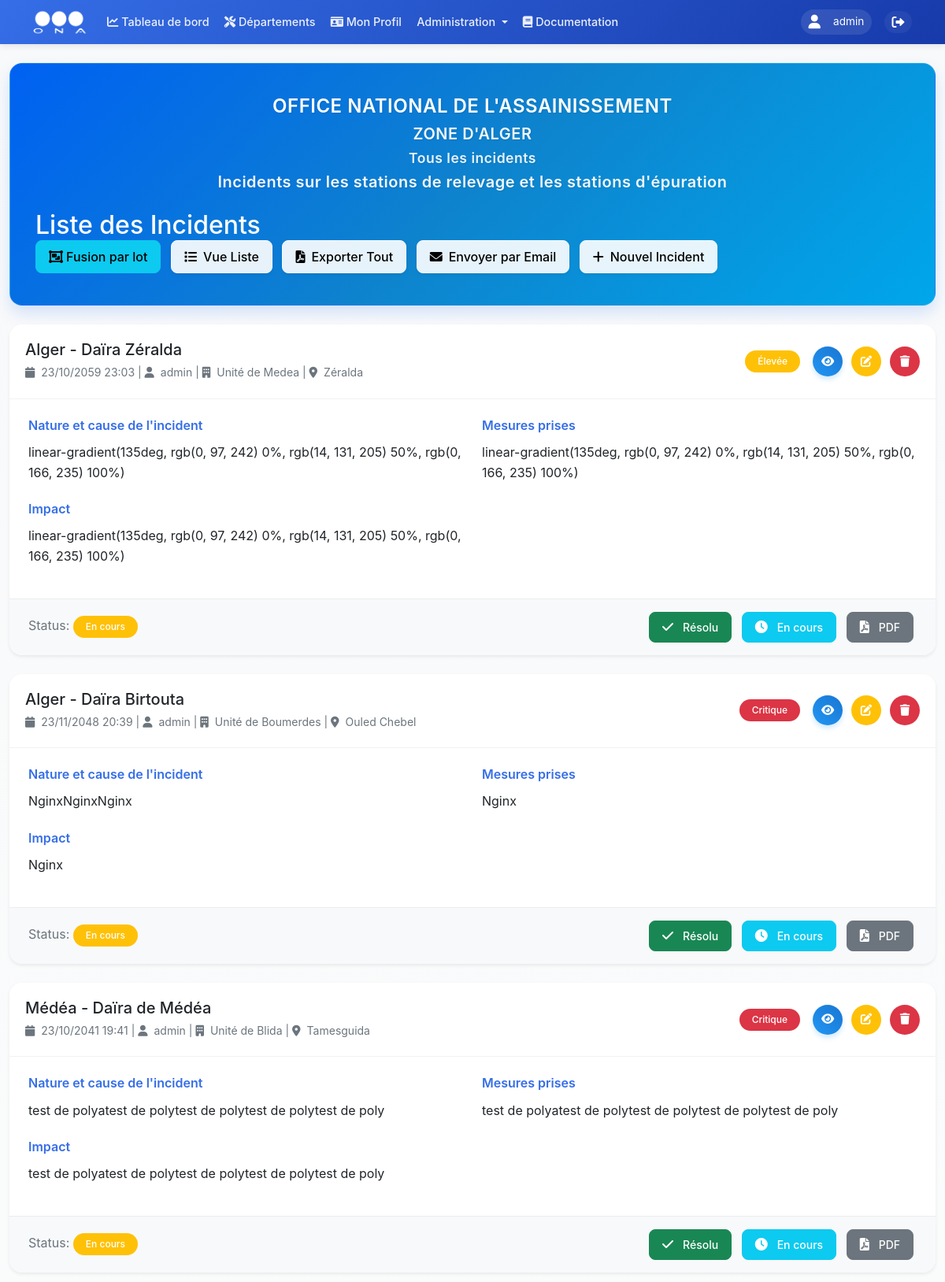
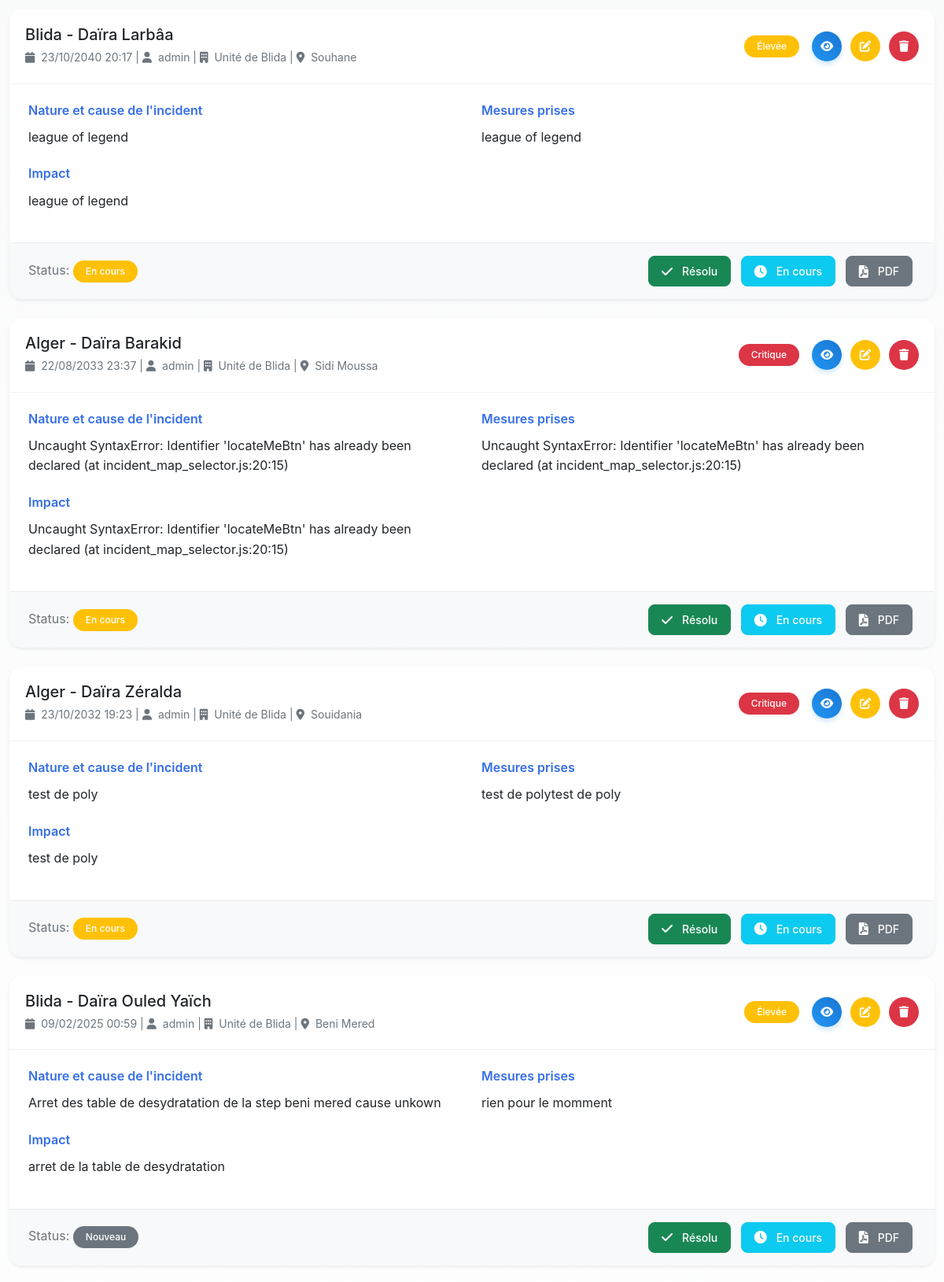
/incidents (signed in, upper part), run on the app's committed database (2 pictures, top to bottom).
### models.py (models this page shows, shortened)
class User(UserMixin, db.Model):
    __tablename__ = 'users'
    id = db.Column(db.Integer, primary_key=True)
    username = db.Column(db.String(80), unique=True, nullable=False)
    nickname = db.Column(db.String(80))
    email = db.Column(db.String(120), unique=True, nullable=True)
    password_hash = db.Column(db.String(128))
    role = db.Column(db.String(20), nullable=False, default=UserRole.UTILISATEUR)
    is_active = db.Column(db.Boolean, default=True)
    last_login = db.Column(db.DateTime)
    unit_id = db.Column(db.Integer, db.ForeignKey('units.id', ondelete='SET NULL'), nullable=True)
    zone_id = db.Column(db.Integer, db.ForeignKey('zones.id', ondelete='SET NULL'), nullable=True)
    created_at = db.Column(db.DateTime, default=datetime.utcnow)
    updated_at = db.Column(db.DateTime, default=datetime.utcnow, onupdate=datetime.utcnow)
    profile = db.relationship('UserProfile', backref='user', uselist=False, lazy=True, cascade='all, delete-orphan')
    incidents = db.relationship('Incident', backref='author', lazy=True)

class Incident(db.Model):
    __tablename__ = 'incidents'
    id = db.Column(db.Integer, primary_key=True)
    title = db.Column(db.String(200), nullable=False)
    wilaya = db.Column(db.String(50), nullable=False)
    commune = db.Column(db.String(100), nullable=False)
    localite = db.Column(db.String(200), nullable=False)
    structure_type = db.Column(db.String(50), nullable=False, default='Conduits')
    nature_cause = db.Column(db.Text, nullable=False)
    date_incident = db.Column(db.DateTime, nullable=False)
    mesures_prises = db.Column(db.Text)
    impact = db.Column(db.Text, nullable=False)
    gravite = db.Column(db.String(50), nullable=False)
    status = db.Column(db.String(20), nullable=False, default='Nouveau')
    date_resolution = db.Column(db.DateTime)
    resolution_notes = db.Column(db.Text)
    user_id = db.Column(db.Integer, db.ForeignKey('users.id'), nullable=False)
    unit_id = db.Column(db.Integer, db.ForeignKey('units.id'), nullable=False)
    center_id = db.Column(db.Integer, db.ForeignKey('centers.id'))
    drawn_shapes = db.Column(JSON, nullable=True)
    latitude = db.Column(db.Float, nullable=True)
    longitude = db.Column(db.Float, nullable=True)
    created_at = db.Column(db.DateTime, default=datetime.utcnow)
    updated_at = db.Column(db.DateTime, default=datetime.utcnow, onupdate=datetime.utcnow)

class Unit(db.Model):
    __tablename__ = 'units'
    id = db.Column(db.Integer, primary_key=True)
    name = db.Column(db.String(100), nullable=False)
    code = db.Column(db.String(10), unique=True, nullable=False)
    email = db.Column(db.String(120), unique=True, nullable=True)
    phone = db.Column(db.String(20), nullable=True)
    description = db.Column(db.Text)
    address = db.Column(db.String(200))
    zone_id = db.Column(db.Integer, db.ForeignKey('zones.id', ondelete='CASCADE'), nullable=False)
    director_id = db.Column(db.Integer, db.ForeignKey('users.id'), nullable=True)
    centers = db.relationship('Center', backref='unit', lazy=True, cascade='all, delete-orphan')
    users = db.relationship('User', backref='assigned_unit', lazy=True, foreign_keys='User.unit_id')
    director = db.relationship('User', foreign_keys=[director_id], backref='directed_unit', lazy=True)
    incidents = db.relationship('Incident', backref='unit', lazy=True)
    created_at = db.Column(db.DateTime, default=datetime.utcnow)
    updated_at = db.Column(db.DateTime, default=datetime.utcnow, onupdate=datetime.utcnow)

### routes/incidents.py (the view, shortened to what this page needs)
@incidents.route('/incidents')
@login_required
def incident_list():
    def get_incidents_for_user():
        if current_user.role == UserRole.ADMIN:
            return Incident.query.order_by(Incident.date_incident.desc()).all()
    page = request.args.get('page', 1, type=int)
    per_page = 10  # Number of incidents per page
    incidents = get_incidents_for_user()
    total_incidents = len(incidents)
    total_pages = (total_incidents + per_page - 1) // per_page
    start_idx = (page - 1) * per_page
    end_idx = start_idx + per_page
    paginated_incidents = incidents[start_idx:end_idx]
    return render_template('incidents/incident_list.html',
                           incidents=paginated_incidents,
                           page=page,
                           total_pages=total_pages,
                           total_incidents=total_incidents)

### templates/incidents/incident_list.html (shortened to what this page needs)
{% extends "base/base.html" %}
{% block extra_css %}
<link href="{{ url_for('static', filename='css/base.css') }}" rel="stylesheet">
<link href="{{ url_for('static', filename='css/dashboard.css') }}" rel="stylesheet">
{% endblock %}
{% block content %}
<div class="container-fluid py-4">
    <div class="dashboard-header mb-4 fade-in">
        <div class="text-center mb-4">
            <h4 class="mb-2">OFFICE NATIONAL DE L'ASSAINISSEMENT</h4>
            <h5 class="mb-2">ZONE D'ALGER</h5>
            {% if current_user.role != 'Admin' %}
                <h6 class="mb-2">{{ current_user.assigned_unit.name if current_user.assigned_unit else 'Aucune unité assignée' }}</h6>
            {% else %}
                <h6 class="mb-2">Tous les incidents</h6>
            {% endif %}
            <h5>Incidents sur les stations de relevage et les stations d'épuration</h5>
        </div>
        <div class="d-flex justify-content-between align-items-center flex-wrap">
            <h2 class="mb-0">Liste des Incidents</h2>
            <div class="action-buttons">
                {% if current_user.role == 'Admin' %}
                <a href="{{ url_for('incidents.batch_merge') }}" class="btn btn-info me-2">
                    <i class="fas fa-object-group me-1"></i>Fusion par lot
                </a>
                {% endif %}
                <button id="toggleView" class="btn btn-light me-2">
                </button>
                <a href="{{ url_for('incidents.export_all_incidents_pdf') }}" class="btn btn-light me-2">
                    <i class="fas fa-file-pdf me-2"></i>Exporter Tout
                </a>
                <button class="btn btn-light me-2" id="emailButton">
                    <i class="fas fa-envelope me-2"></i>Envoyer par Email
                </button>
                <a href="{{ url_for('incidents.new_incident') }}" class="btn btn-light desktop-new-incident">
                    <i class="fas fa-plus me-2"></i>Nouvel Incident
                </a>
            </div>
        </div>
    </div>
    {% if incidents %}
    <div id="cardView">
        {% for incident in incidents %}
        <div class="incident-card card mb-4 shadow-sm fade-in">
            <div class="card-header d-flex justify-content-between align-items-center">
                <div>
                    <h5 class="mb-1">{{ incident.wilaya }} - {{ incident.commune }}</h5>
                    <small class="text-muted">
                        <i class="fas fa-calendar me-2"></i>{{ incident.date_incident.strftime('%d/%m/%Y %H:%M') }} |
                        <i class="fas fa-user me-2"></i>{{ incident.author.username }}
                        {% if current_user.role == 'Admin' %}
                            | <i class="fas fa-building me-2"></i>{{ incident.unit.name if incident.unit else 'Aucune unité' }}
                        {% endif %}
                        | <i class="fas fa-map-marker-alt me-2"></i>{{ incident.localite }}
                    </small>
                </div>
                <div class="d-flex align-items-center">
                    <span class="severity-badge badge bg-{{ 'danger' if incident.gravite == 'Critique' else 'warning' if incident.gravite == 'Élevée' else 'info' if incident.gravite == 'Moyenne' else 'success' }} me-2">
                        {{ incident.gravite }}
                    </span>
                    <div class="btn-group ms-2">
                        <a href="{{ url_for('incidents.view_incident', incident_id=incident.id) }}" class="btn btn-primary btn-sm text-white" title="Voir les détails">
                            <i class="fas fa-eye"></i>
                        </a>
                        <a href="{{ url_for('incidents.edit_incident', incident_id=incident.id) }}" class="btn btn-warning btn-sm text-white" title="Modifier">
                            <i class="fas fa-edit"></i>
                        </a>
                        <button type="button" class="btn btn-danger btn-sm text-white" title="Supprimer" data-bs-toggle="modal" data-bs-target="#deleteIncidentModal{{ incident.id }}">
                            <i class="fas fa-trash"></i>
                        </button>
                    </div>
                </div>
            </div>
            <div class="card-body">
                <div class="row">
                    <div class="col-md-6">
                        <h6 class="section-title">Nature et cause de l'incident</h6>
                        <p class="mb-4">{{ incident.nature_cause }}</p>
                        <h6 class="section-title">Impact</h6>
                        <p>{{ incident.impact }}</p>
                    </div>
                    <div class="col-md-6">
                        <h6 class="section-title">Mesures prises</h6>
                        {% if incident.status == 'Résolu' %}
                            <div class="alert alert-success">
                                <i class="fas fa-check-circle me-2"></i>
                                {% if incident.date_resolution %}
                                    <strong>Résolu le {{ incident.date_resolution.strftime('%d/%m/%Y à %H:%M') }}</strong>
                                {% else %}
                                    <strong>Résolu</strong>
                                {% endif %}
                                <p class="mb-0 mt-2">{{ incident.mesures_prises }}</p>
                            </div>
                        {% else %}
                            <p>{{ incident.mesures_prises or 'Aucune mesure prise pour le moment' }}</p>
                        {% endif %}
                    </div>
                </div>
            </div>
            <div class="card-footer">
                <div class="d-flex justify-content-between align-items-center flex-wrap">
                    <div>
                        <span class="text-muted me-3">Status:
                            <span class="status-badge badge bg-{{ 'success' if incident.status == 'Résolu' else 'warning' if incident.status == 'En cours' else 'secondary' }}">
                                {{ incident.status }}
                            </span>
                        </span>
                    </div>
                    <div class="action-btn-group">
                        {% if incident.status != 'Résolu' %}
                            <button type="button"
                                    class="btn btn-success btn-sm text-white"
                                    title="Marquer comme résolu"
                                    data-bs-toggle="modal"
                                    data-bs-target="#closeIncidentModal{{ incident.id }}">
                                <i class="fas fa-check me-1"></i>Résolu
                            </button>
                        {% endif %}
                        <button type="button" class="btn btn-info btn-sm text-white" title="Marquer en cours">
                            <i class="fas fa-clock me-1"></i>En cours
                        </button>
                        <a href="{{ url_for('incidents.export_incident_pdf', incident_id=incident.id) }}"
                           class="btn btn-secondary btn-sm text-white"
                           title="Exporter en PDF">
                            <i class="fas fa-file-pdf me-1"></i>PDF
                        </a>
                    </div>
                </div>
            </div>
        </div>
        {% endfor %}
    </div>
    {% endif %}
</div>
{% endblock %}

### templates/base/base.html (shortened to what this page needs)
<!DOCTYPE html>
<html lang="fr" dir="ltr">
<head>
    <link href="https://cdn.jsdelivr.net/npm/bootstrap@5.1.3/dist/css/bootstrap.min.css" rel="stylesheet">
    <link href="https://cdnjs.cloudflare.com/ajax/libs/font-awesome/6.0.0/css/all.min.css" rel="stylesheet">
    <link rel="stylesheet" href="https://unpkg.com/leaflet@1.9.4/dist/leaflet.css" />
    {% block extra_css %}{% endblock %}
</head>
<body>
    <nav class="navbar navbar-expand-lg sticky-top">
        <div class="container">
            <a class="navbar-brand" href="{{ url_for('dashboard') }}">
                <img src="{{ url_for('static', filename='images/ona_logo.png') }}" alt="ONA">
            </a>
            <div class="collapse navbar-collapse" id="navbarNav">
                <ul class="navbar-nav me-auto mb-2 mb-lg-0">
                    <li class="nav-item">
                        <a class="nav-link" href="{{ url_for('dashboard') }}">
                            <i class="fas fa-chart-line"></i>
                            <span>Tableau de bord</span>
                        </a>
                    </li>
                    <li class="nav-item">
                        <a class="nav-link" href="{{ url_for('departements') }}">
                            <i class="fas fa-tools"></i>
                            <span>Départements</span>
                        </a>
                    </li>
                    {% if current_user.is_authenticated %}
                    <li class="nav-item">
                        <a class="nav-link" href="{{ url_for('profiles.view_profile') }}">
                            <i class="fas fa-id-card"></i>
                            <span>Mon Profil</span>
                        </a>
                    </li>
                    {% if current_user.role == 'Admin' %}
                    <li class="nav-item dropdown">
                        <a class="nav-link dropdown-toggle" href="#" id="adminDropdown" role="button" data-bs-toggle="dropdown">
                            Administration
                        </a>
                    </li>
                    {% endif %}
                    {% endif %}
                    <li class="nav-item">
                        <a class="nav-link {% if active_page == 'documentation' %}active{% endif %}" href="{{ url_for('documentation.view_documentation') }}">
                            <i class="fas fa-book"></i> Documentation
                        </a>
                    </li>
                </ul>
                <div class="user-section">
                    <div class="d-flex align-items-center">
                        {% if current_user.is_authenticated %}
                            <div class="user-info">
                                <i class="fas fa-user me-2"></i>
                                <span>
                                    {% if current_user.nickname %}
                                        {{ current_user.nickname }}
                                    {% else %}
                                        {{ current_user.username }}
                                    {% endif %}
                                </span>
                            </div>
                            <a href="{{ url_for('auth.logout') }}" class="logout-btn text-white text-decoration-none ms-2" title="Déconnexion">
                                <i class="fas fa-sign-out-alt"></i>
                            </a>
                        {% else %}
                            <a href="{{ url_for('auth.login') }}" class="btn btn-light">Connexion</a>
                        {% endif %}
                    </div>
                </div>
            </div>
        </div>
    </nav>
    {% block content %}{% endblock %}
</body>
</html>

### data on the page
User: username "admin"
Incident: wilaya "Alger", commune "Daïra Zéralda", date_incident "23/10/2059 23:03", author.username "admin", unit "Unité de Medea", localite "Zéralda", gravite "Élevée", nature_cause "linear-gradient(135deg, rgb(0, 97, 242) 0%, rgb(14, 131, 205) 50%, rgb(0, 166, 235) 100%)", impact "linear-gradient(135deg, rgb(0, 97, 242) 0%, rgb(14, 131, 205) 50%, rgb(0, 166, 235) 100%)", mesures_prises "linear-gradient(135deg, rgb(0, 97, 242) 0%, rgb(14, 131, 205) 50%, rgb(0, 166, 235) 100%)", status "En cours"
Incident: wilaya "Alger", commune "Daïra Birtouta", date_incident "23/11/2048 20:39", author.username "admin", unit "Unité de Boumerdes", localite "Ouled Chebel", gravite "Critique", nature_cause "NginxNginxNginx", impact "Nginx", mesures_prises "Nginx", status "En cours"
Incident: wilaya "Médéa", commune "Daïra de Médéa", date_incident "23/10/2041 19:41", author.username "admin", unit "Unité de Blida", localite "Tamesguida", gravite "Critique", nature_cause "test de polyatest de polytest de polytest de polytest de poly", impact "test de polyatest de polytest de polytest de polytest de poly", mesures_prises "test de polyatest de polytest de polytest de polytest de poly", status "En cours"
Incident: wilaya "Blida", commune "Daïra Larbâa", date_incident "23/10/2040 20:17", author.username "admin", unit "Unité de Blida", localite "Souhane", gravite "Élevée", nature_cause "league of legend", impact "league of legend", mesures_prises "league of legend", status "En cours"
Incident: wilaya "Alger", commune "Daïra Barakid", date_incident "22/08/2033 23:37", author.username "admin", unit "Unité de Blida", localite "Sidi Moussa", gravite "Critique", nature_cause "Uncaught SyntaxError: Identifier 'locateMeBtn' has already been declared (at incident_map_selector.js:20:15)", impact "Uncaught SyntaxError: Identifier 'locateMeBtn' has already been declared (at incident_map_selector.js:20:15)", mesures_prises "Uncaught SyntaxError: Identifier 'locateMeBtn' has already been declared (at incident_map_selector.js:20:15)", status "En cours"
Incident: wilaya "Alger", commune "Daïra Zéralda", date_incident "23/10/2032 19:23", author.username "admin", unit "Unité de Blida", localite "Souidania", gravite "Critique", nature_cause "test de poly", impact "test de poly", mesures_prises "test de polytest de poly", status "En cours"
Incident: wilaya "Blida", commune "Daïra Ouled Yaïch", date_incident "09/02/2025 00:59", author.username "admin", unit "Unité de Blida", localite "Beni Mered", gravite "Élevée", nature_cause "Arret des table de desydratation de la step beni mered cause unkown", impact "arret de la table de desydratation", mesures_prises "rien pour le momment", status "Nouveau"
